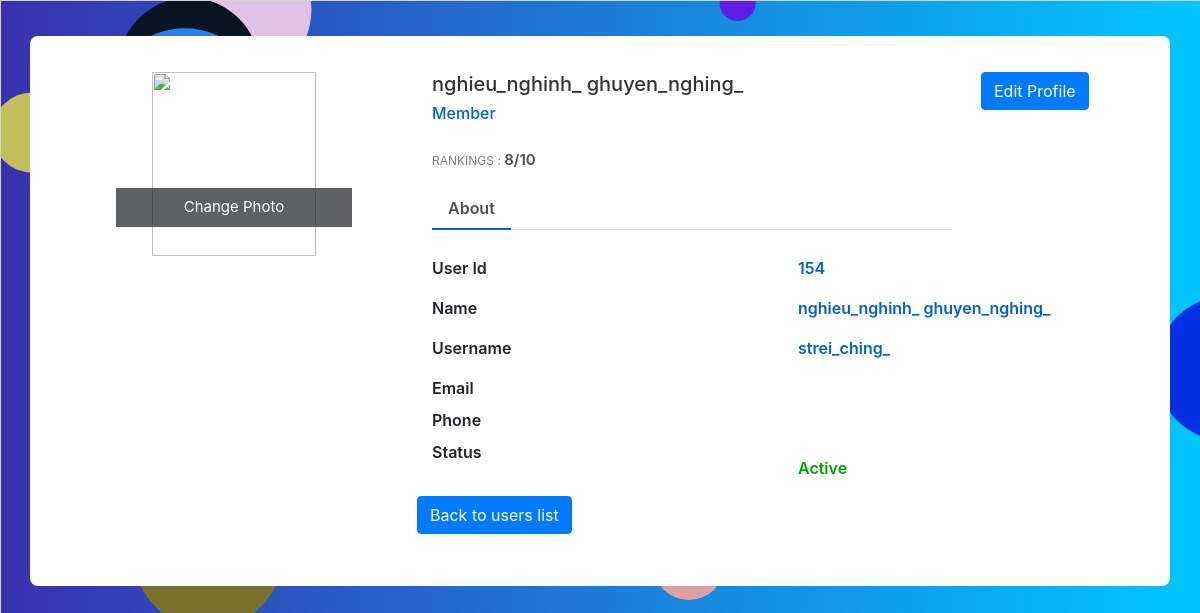
Screenshot of /users/profile.php?id=154 with the database file from the repository.
### tables this page shows
CREATE TABLE `member` (
  `mem_id` int(11) NOT NULL,
  `role` int(11) NOT NULL,
  `status` int(11) NOT NULL DEFAULT 0,
  `firstname` varchar(50) NOT NULL,
  `lastname` varchar(50) NOT NULL,
  `username` varchar(30) NOT NULL,
  `password` varchar(12) NOT NULL,
  `email` varchar(255) NOT NULL,
  `address` varchar(255) NOT NULL,
  `phone` varchar(255) NOT NULL,
  `ticket_history` varchar(255) DEFAULT NULL
);

### users/profile.php (the view, shortened to what this page needs)
<link href="//maxcdn.bootstrapcdn.com/bootstrap/4.1.1/css/bootstrap.min.css" rel="stylesheet" id="bootstrap-css">
<link href="../css/userProfile.css" rel="stylesheet">
<link href="../css/style.css" rel="stylesheet">
<?php
include '../conn.php';
$userID = $_REQUEST['id'];
$sql = "SELECT * FROM member WHERE `mem_id`='$userID' ";
$stmt = $conn->query($sql);
$user = $stmt->fetch();
?>
<div class="container emp-profile">
    <form method="post">
        <div class="row">
            <div class="col-md-4">
                <div class="profile-img">
                    <img src="https://images.theconversation.com/files/140429/original/image-20161005-15879-23ovmp.jpg" alt=""/>
                    <div class="file btn btn-lg btn-primary">
                        Change Photo
                    </div>
                </div>
            </div>
            <div class="col-md-6">
                <div class="profile-head">
                    <h5>
                        <?php echo $user['firstname'].' '.$user['lastname'] ?>
                    </h5>
                    <h6>
                        <?php if ($user['role'] == 1) {
                            echo 'Admin';
                        } else {
                            echo 'Member';
                        } ?>
                    </h6>
                    <p class="proile-rating">RANKINGS : <span>8/10</span></p>
                    <ul class="nav nav-tabs" id="myTab" role="tablist">
                        <li class="nav-item">
                            <a class="nav-link active" id="home-tab" data-toggle="tab" href="#home" role="tab" aria-controls="home" aria-selected="true">About</a>
                        </li>
                    </ul>
                </div>
            </div>
            <div class="col-md-2">
                <a class="btn btn-primary" name="btnAddMore" href="updateForm.php?id=<?php echo $userID ?>" >Edit Profile</a>
            </div>
        </div>
        <div class="row">
            <div class="col-md-4">
                <div class="profile-work">
                </div>
            </div>
            <div class="col-md-8">
                <div class="tab-content profile-tab" id="myTabContent">
                    <div class="tab-pane fade show active" id="home" role="tabpanel" aria-labelledby="home-tab">
                        <div class="row">
                            <div class="col-md-6">
                                <label>User Id</label>
                            </div>
                            <div class="col-md-6">
                                <p><?php echo $user['mem_id'] ?></p>
                            </div>
                        </div>
                        <div class="row">
                            <div class="col-md-6">
                                <label>Name</label>
                            </div>
                            <div class="col-md-6">
                                <p><?php echo $user['firstname'].' '.$user['lastname'] ?></p>
                            </div>
                        </div>
                        <div class="row">
                            <div class="col-md-6">
                                <label>Username</label>
                            </div>
                            <div class="col-md-6">
                                <p><?php echo $user['username'] ?></p>
                            </div>
                        </div>
                        <div class="row">
                            <div class="col-md-6">
                                <label>Email</label>
                            </div>
                            <div class="col-md-6">
                            </div>
                        </div>
                        <div class="row">
                            <div class="col-md-6">
                                <label>Phone</label>
                            </div>
                            <div class="col-md-6">
                            </div>
                        </div>
                        <div class="row">
                            <div class="col-md-6">
                                <label>Status</label>
                            </div>
                            <div class="col-md-6">
                                <p><?php if ($user['status'] == 0) {
                                        echo '<p style="color: #00A000">Active</p>';
                                    } else {
                                        echo '<p style="color: #9A0000">Blocked</p>';
                                    } ?></p>
                            </div>
                        </div>
                        <div class="row">
                            <a href="display.php" class="btn btn-primary">Back to users list</a>
                        </div>
                    </div>
                </div>
            </div>
        </div>
    </form>
</div>

### css/userProfile.css (style rules this page uses)
.emp-profile { padding: 3%; margin-top: 3%; margin-bottom: 3%; border-radius: 0.5rem; background: #fff; }
.profile-img { text-align: center; }
.profile-img img { width: 70%; height: 100%; }
.profile-img .file { position: relative; overflow: hidden; margin-top: -20%; width: 70%; border: none; border-radius: 0; font-size: 15px; background: #212529b8; }
.profile-head h5 { color: #333; }
.profile-head h6 { color: #0062cc; }
.proile-rating { font-size: 12px; color: #818182; margin-top: 5%; }
.proile-rating span { color: #495057; font-size: 15px; font-weight: 600; }
.profile-head .nav-tabs { margin-bottom:5%; }
.profile-head .nav-tabs .nav-link { font-weight:600; border: none; }
.profile-head .nav-tabs .nav-link.active { border: none; border-bottom:2px solid #0062cc; }
.profile-work { padding: 14%; margin-top: -15%; }
.profile-tab label { font-weight: 600; }
.profile-tab p { font-weight: 600; color: #0062cc; }

### rows the page displays
member: firstname "nghieu_nghinh_", lastname "ghuyen_nghing_", mem_id "154", username "strei_ching_"
